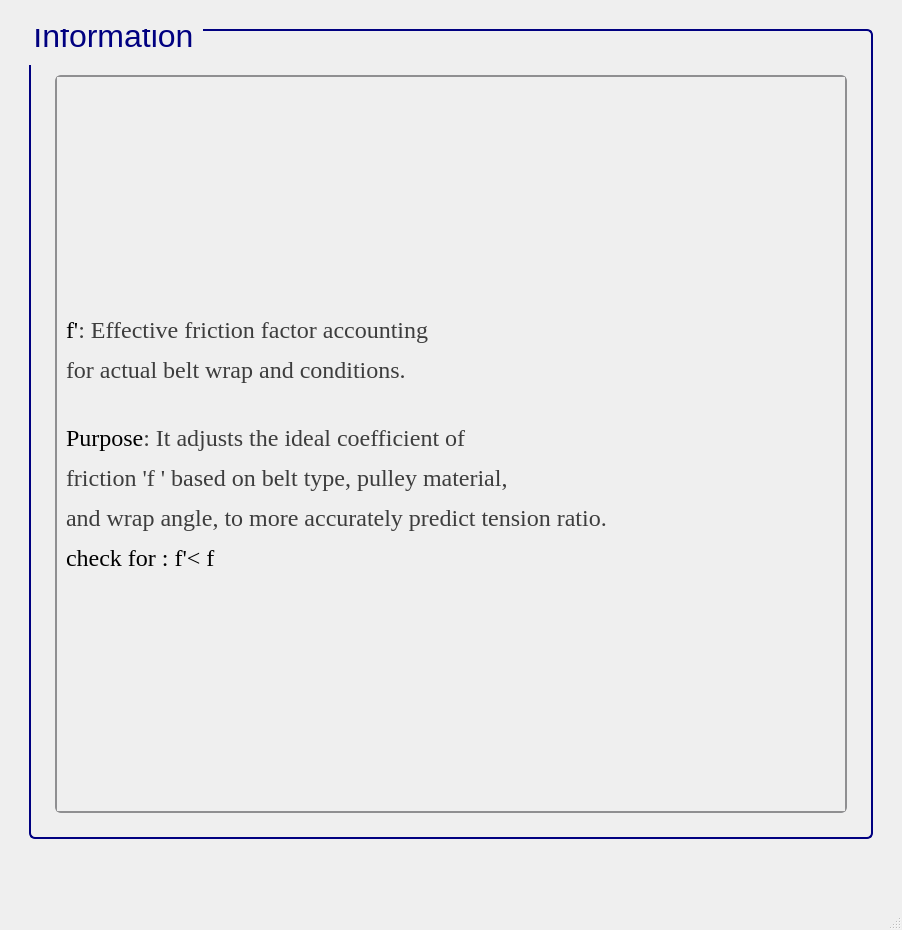
<?xml version="1.0" encoding="UTF-8"?>
<ui version="4.0">
 <class>MainWindow</class>
 <widget class="QMainWindow" name="MainWindow">
  <property name="geometry">
   <rect>
    <x>0</x>
    <y>0</y>
    <width>902</width>
    <height>930</height>
   </rect>
  </property>
  <property name="sizePolicy">
   <sizepolicy hsizetype="Minimum" vsizetype="Minimum">
    <horstretch>0</horstretch>
    <verstretch>0</verstretch>
   </sizepolicy>
  </property>
  <property name="minimumSize">
   <size>
    <width>900</width>
    <height>930</height>
   </size>
  </property>
  <property name="windowTitle">
   <string>MainWindow</string>
  </property>
  <widget class="QWidget" name="centralwidget">
   <layout class="QGridLayout" name="gridLayout">
    <item row="0" column="1">
     <spacer name="verticalSpacer_26">
      <property name="orientation">
       <enum>Qt::Vertical</enum>
      </property>
      <property name="sizeType">
       <enum>QSizePolicy::Fixed</enum>
      </property>
      <property name="sizeHint" stdset="0">
       <size>
        <width>20</width>
        <height>20</height>
       </size>
      </property>
     </spacer>
    </item>
    <item row="1" column="1">
     <widget class="QGroupBox" name="groupBox_125">
      <property name="sizePolicy">
       <sizepolicy hsizetype="Minimum" vsizetype="Minimum">
        <horstretch>0</horstretch>
        <verstretch>0</verstretch>
       </sizepolicy>
      </property>
      <property name="minimumSize">
       <size>
        <width>822</width>
        <height>300</height>
       </size>
      </property>
      <property name="font">
       <font>
        <family>Segoe UI</family>
        <pointsize>24</pointsize>
        <weight>50</weight>
        <italic>false</italic>
        <bold>false</bold>
       </font>
      </property>
      <property name="styleSheet">
       <string notr="true">QGroupBox {
    border: 2px solid navy;
    border-radius: 6px;
    background-color: qlineargradient(x1:0, y1:0, x2:0, y2:1,
                                      stop:0 #f6f7fa, stop:1 #dadbde);
    font: 24pt &quot;Segoe UI&quot;;
    padding: 5px; /* add padding inside the group box */
    color: black;
}
QGroupBox::title {
    subcontrol-origin: margin;
    subcontrol-position: top left;
    padding-left: 0px;
    padding-right: 5px;
    padding-top: 0px;
    margin-top: -22px;  /* shift title up */
    color: navy;
    font-weight: bold;
}
</string>
      </property>
      <property name="title">
       <string>Information</string>
      </property>
      <layout class="QGridLayout" name="gridLayout_255">
       <item row="1" column="2">
        <spacer name="verticalSpacer_36">
         <property name="orientation">
          <enum>Qt::Horizontal</enum>
         </property>
         <property name="sizeType">
          <enum>QSizePolicy::Fixed</enum>
         </property>
         <property name="sizeHint" stdset="0">
          <size>
           <width>10</width>
           <height>20</height>
          </size>
         </property>
        </spacer>
       </item>
       <item row="1" column="1">
        <widget class="QScrollArea" name="scrollArea_43">
         <property name="sizePolicy">
          <sizepolicy hsizetype="Minimum" vsizetype="Minimum">
           <horstretch>0</horstretch>
           <verstretch>0</verstretch>
          </sizepolicy>
         </property>
         <property name="font">
          <font>
           <pointsize>15</pointsize>
          </font>
         </property>
         <property name="styleSheet">
          <string notr="true">QScrollArea {
    background: qlineargradient(x1:0, y1:0, x2:0, y2:1,
                               stop:0 #f6f7fa, stop:1 #dadbde);
    border: 2px solid #8f8f91;
    border-radius: 6px;
}

QScrollArea QScrollBar:vertical, QScrollArea QScrollBar:horizontal {
    background: qlineargradient(x1:0, y1:0, x2:0, y2:1,
                               stop:0 #f6f7fa, stop:1 #dadbde);
    border: 2px solid #8f8f91;
    border-radius: 6px;
    width: 14px;
    height: 14px;
    margin: 2px 0 2px 0;
}

/* Completely remove the bottom button of the vertical scrollbar */
QScrollArea QScrollBar::add-line:vertical {
    height: 0px;
    width: 0px;
    border: none;
    background: none;
    margin: 0px;
    padding: 0px;
}

QScrollArea QScrollBar::handle:vertical, QScrollArea QScrollBar::handle:horizontal {
    background: qlineargradient(x1:0, y1:0, x2:0, y2:1,
                               stop:0 #8f8f91, stop:1 #6f6f71);
    min-height: 20px;
    border-radius: 6px;
    border: 1px solid #6f6f71;
}

QScrollArea QScrollBar::handle:vertical:hover, QScrollArea QScrollBar::handle:horizontal:hover {
    background: qlineargradient(x1:0, y1:0, x2:0, y2:1,
                               stop:0 #6f6f71, stop:1 #4f4f51);
    border: 1px solid #4f4f51;
}

QScrollArea QScrollBar::sub-line:vertical, QScrollArea QScrollBar::add-line:horizontal, QScrollArea QScrollBar::sub-line:horizontal {
    background: #8f8f91;
    border: none;
    border-radius: 3px;
    height: 14px;
    width: 14px;
    subcontrol-origin: margin;
}

QScrollArea QScrollBar::sub-line:vertical:hover, QScrollArea QScrollBar::add-line:horizontal:hover, QScrollArea QScrollBar::sub-line:horizontal:hover {
    background: #6f6f71;
}

QScrollArea QScrollBar::add-page:vertical, QScrollArea QScrollBar::sub-page:vertical,
QScrollArea QScrollBar::add-page:horizontal, QScrollArea QScrollBar::sub-page:horizontal {
    background: transparent;
}
</string>
         </property>
         <property name="verticalScrollBarPolicy">
          <enum>Qt::ScrollBarAsNeeded</enum>
         </property>
         <property name="horizontalScrollBarPolicy">
          <enum>Qt::ScrollBarAsNeeded</enum>
         </property>
         <property name="widgetResizable">
          <bool>true</bool>
         </property>
         <widget class="QWidget" name="scrollAreaWidgetContents_43">
          <property name="geometry">
           <rect>
            <x>0</x>
            <y>0</y>
            <width>750</width>
            <height>323</height>
           </rect>
          </property>
          <layout class="QGridLayout" name="gridLayout_3">
           <item row="0" column="0">
            <widget class="QLabel" name="label_3">
             <property name="font">
              <font>
               <family>Times New Roman</family>
               <pointsize>18</pointsize>
               <weight>50</weight>
               <bold>false</bold>
              </font>
             </property>
             <property name="cursor">
              <cursorShape>ArrowCursor</cursorShape>
             </property>
             <property name="frameShape">
              <enum>QFrame::NoFrame</enum>
             </property>
             <property name="text">
              <string>&lt;html&gt;&lt;head/&gt;&lt;body&gt;&lt;p&gt;&lt;span style=&quot; color:#000000;&quot;&gt;f'&lt;/span&gt;&lt;span style=&quot; color:#3d3d3d;&quot;&gt;: Effective friction factor accounting&lt;/span&gt;&lt;/p&gt;&lt;p&gt;&lt;span style=&quot; color:#3d3d3d;&quot;&gt;for actual belt wrap and conditions.&lt;/span&gt;&lt;br/&gt;&lt;/p&gt;&lt;p&gt;&lt;span style=&quot; color:#000000;&quot;&gt;Purpose&lt;/span&gt;&lt;span style=&quot; color:#3d3d3d;&quot;&gt;: It adjusts the ideal coefficient of &lt;/span&gt;&lt;/p&gt;&lt;p&gt;&lt;span style=&quot; color:#3d3d3d;&quot;&gt;friction 'f ' based on belt type, pulley material,&lt;/span&gt;&lt;/p&gt;&lt;p&gt;&lt;span style=&quot; color:#3d3d3d;&quot;&gt;and wrap angle, to more accurately predict tension ratio.&lt;/span&gt;&lt;/p&gt;&lt;p&gt;check for : f'&amp;lt; f&lt;/p&gt;&lt;/body&gt;&lt;/html&gt;</string>
             </property>
            </widget>
           </item>
          </layout>
         </widget>
        </widget>
       </item>
       <item row="2" column="1">
        <spacer name="verticalSpacer_37">
         <property name="orientation">
          <enum>Qt::Vertical</enum>
         </property>
         <property name="sizeType">
          <enum>QSizePolicy::Fixed</enum>
         </property>
         <property name="sizeHint" stdset="0">
          <size>
           <width>10</width>
           <height>10</height>
          </size>
         </property>
        </spacer>
       </item>
       <item row="1" column="0">
        <spacer name="verticalSpacer_34">
         <property name="orientation">
          <enum>Qt::Horizontal</enum>
         </property>
         <property name="sizeType">
          <enum>QSizePolicy::Fixed</enum>
         </property>
         <property name="sizeHint" stdset="0">
          <size>
           <width>10</width>
           <height>20</height>
          </size>
         </property>
        </spacer>
       </item>
       <item row="0" column="1">
        <spacer name="verticalSpacer_35">
         <property name="orientation">
          <enum>Qt::Vertical</enum>
         </property>
         <property name="sizeType">
          <enum>QSizePolicy::Fixed</enum>
         </property>
         <property name="sizeHint" stdset="0">
          <size>
           <width>20</width>
           <height>30</height>
          </size>
         </property>
        </spacer>
       </item>
      </layout>
     </widget>
    </item>
    <item row="2" column="1">
     <spacer name="verticalSpacer_23">
      <property name="orientation">
       <enum>Qt::Vertical</enum>
      </property>
      <property name="sizeType">
       <enum>QSizePolicy::Fixed</enum>
      </property>
      <property name="sizeHint" stdset="0">
       <size>
        <width>20</width>
        <height>20</height>
       </size>
      </property>
     </spacer>
    </item>
    <item row="3" column="0">
     <spacer name="verticalSpacer_25">
      <property name="orientation">
       <enum>Qt::Horizontal</enum>
      </property>
      <property name="sizeType">
       <enum>QSizePolicy::Fixed</enum>
      </property>
      <property name="sizeHint" stdset="0">
       <size>
        <width>20</width>
        <height>20</height>
       </size>
      </property>
     </spacer>
    </item>
    <item row="3" column="2">
     <spacer name="verticalSpacer_28">
      <property name="orientation">
       <enum>Qt::Horizontal</enum>
      </property>
      <property name="sizeType">
       <enum>QSizePolicy::Fixed</enum>
      </property>
      <property name="sizeHint" stdset="0">
       <size>
        <width>20</width>
        <height>20</height>
       </size>
      </property>
     </spacer>
    </item>
    <item row="4" column="1">
     <spacer name="verticalSpacer_27">
      <property name="orientation">
       <enum>Qt::Vertical</enum>
      </property>
      <property name="sizeType">
       <enum>QSizePolicy::Fixed</enum>
      </property>
      <property name="sizeHint" stdset="0">
       <size>
        <width>20</width>
        <height>20</height>
       </size>
      </property>
     </spacer>
    </item>
   </layout>
  </widget>
  <widget class="QMenuBar" name="menubar">
   <property name="geometry">
    <rect>
     <x>0</x>
     <y>0</y>
     <width>902</width>
     <height>26</height>
    </rect>
   </property>
  </widget>
  <widget class="QStatusBar" name="statusbar"/>
 </widget>
 <resources/>
 <connections/>
</ui>
